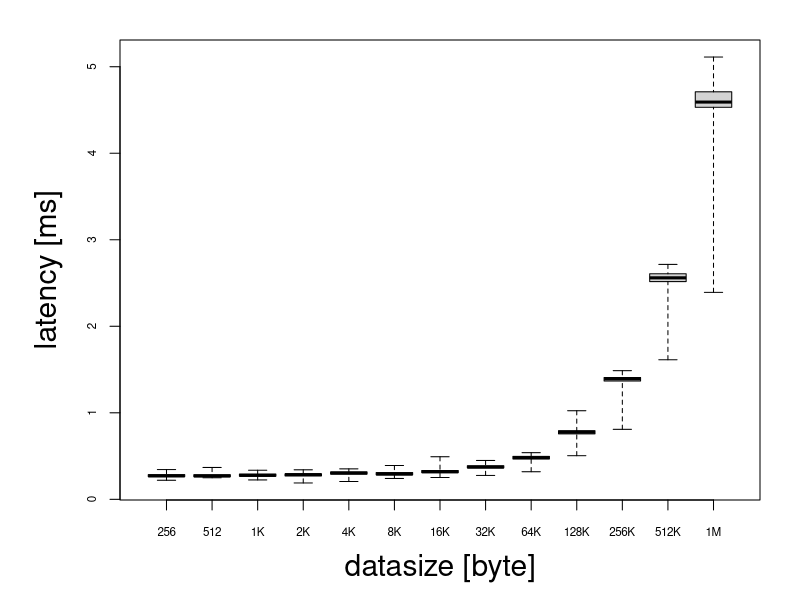
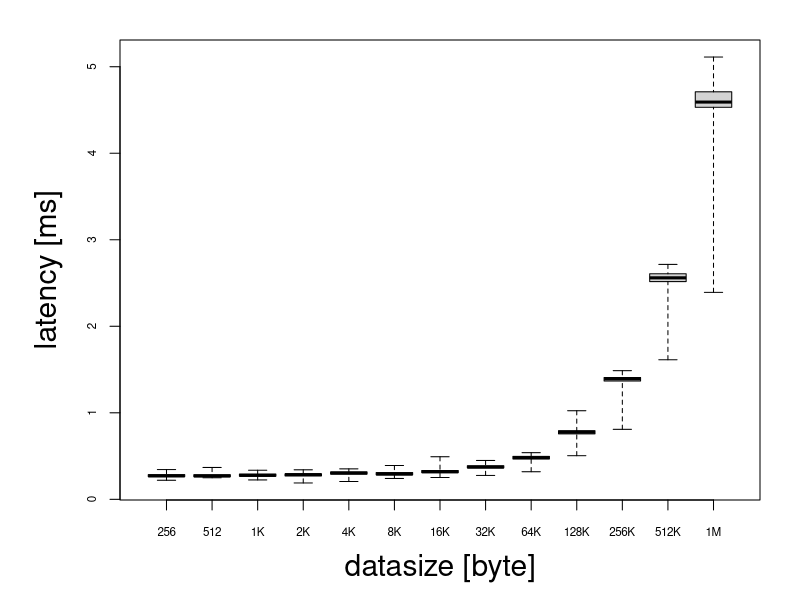
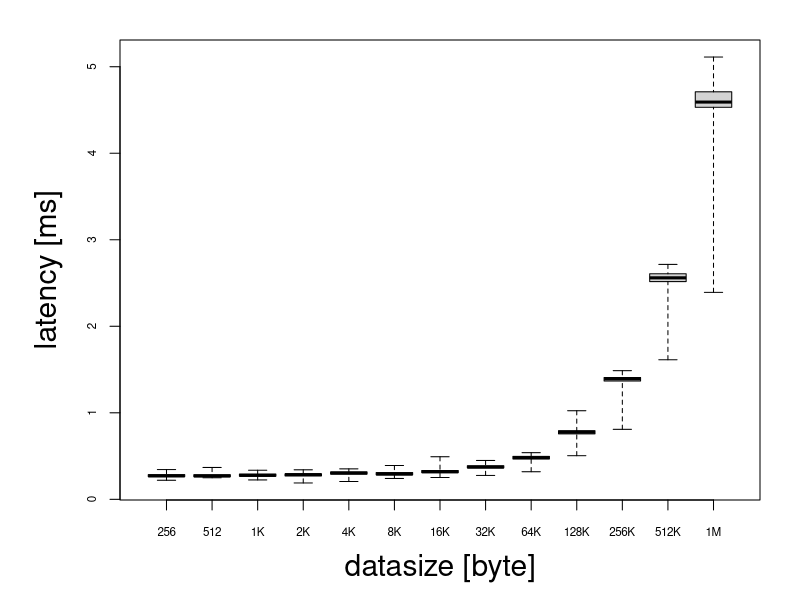

The R source for these figures, in order:
## read file data
d1 <- read.table("./transport_time/transport_time_256byte.txt")
d2 <- read.table("./transport_time/transport_time_512byte.txt")
d3 <- read.table("./transport_time/transport_time_1Kbyte.txt")
d4 <- read.table("./transport_time/transport_time_2Kbyte.txt")
d5 <- read.table("./transport_time/transport_time_4Kbyte.txt")
d6 <- read.table("./transport_time/transport_time_8Kbyte.txt")
d7 <- read.table("./transport_time/transport_time_16Kbyte.txt")
d8 <- read.table("./transport_time/transport_time_32Kbyte.txt")
d9 <- read.table("./transport_time/transport_time_64Kbyte.txt")
d10 <- read.table("./transport_time/transport_time_128Kbyte.txt")
d11 <- read.table("./transport_time/transport_time_256Kbyte.txt")
d12 <- read.table("./transport_time/transport_time_512Kbyte.txt")
d13 <- read.table("./transport_time/transport_time_1Mbyte.txt")
#d14 <- read.table("./transport_time/transport_time_2Mbyte.txt")
#d15 <- read.table("./transport_time/transport_time_4Mbyte.txt")

## marge data.frames
data <- cbind(d1, d2, d3, d4, d5, d6, d7, d8, d9, d10, d11, d12, d13) 

data <- data[11:110,]                  # extract 100 samples from 120 samples

data <- data * 1000                    # convert unit from sec to msec

## define item's name
colnames(data) <- c("256", "512", "1K", "2K", "4K", "8K", "16K", "32K", "64K", "128K", "256K", "512K", "1M")              


## graphic function
simple_BoxPlot <- function(data) {
    par(
        mar=c(5,6,2,2),                     # margin
        font.lab=1,                        # label font
        font.axis=1,                       # axis font
        cex.lab=1.8,                        # label font size
        cex.axis=0.7                       # axis font size
    )
    boxplot(
        data,
        xlab="datasize [byte]",             # x-axis label
        ylab="latency [ms]",              # y-axis label
#        ylim=c(0, 6),                     # y-axis data span
        range = 0                          # include outliers into boxplot
    )
}


## output file as pdf
pdf("simple_BoxPlot.pdf")            # start rendering graph as "BoxPlot.pdf"
simple_BoxPlot(data)
dev.off()                               # close rendering

## output file as eps
postscript("simple_BoxPlot.eps", horizontal = F,, onefile = FALSE, paper = "special", width = 10, height = 6)
simple_BoxPlot(data)
dev.off()

## output file as png
png("simple_BoxPlot.png", width = 600, height =400)
simple_BoxPlot(data)
dev.off()

